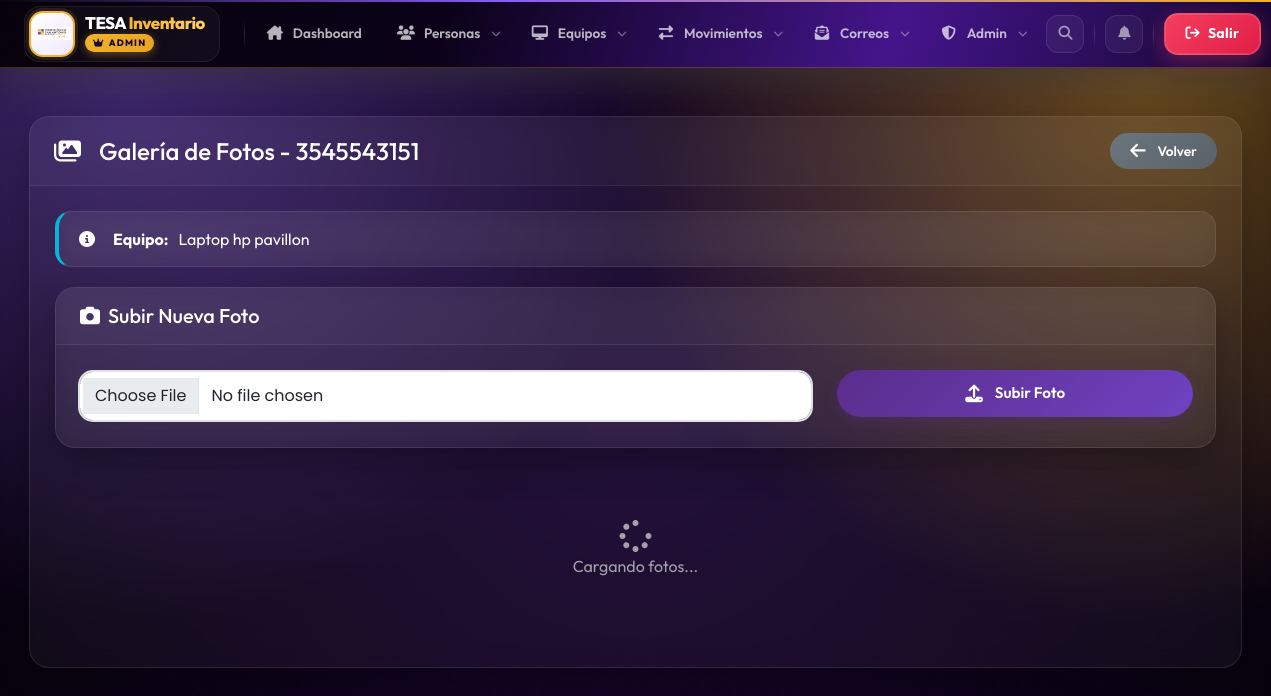
Screenshot of /modules/equipos/galeria.php?id=8 (signed in) with the database file from the repository.
### tables this page shows
CREATE TABLE `equipos` (
  `id` int(11) NOT NULL AUTO_INCREMENT,
  `codigo_barras` varchar(50) NOT NULL,
  `tipo_equipo` varchar(50) NOT NULL,
  `marca` varchar(50) DEFAULT NULL,
  `modelo` varchar(50) DEFAULT NULL,
  `numero_serie` varchar(100) DEFAULT NULL,
  `especificaciones` text DEFAULT NULL,
  `estado` enum('Disponible','Asignado','En mantenimiento','Baja') DEFAULT 'Disponible',
  `ubicacion_id` int(11) DEFAULT NULL,
  `ubicacion_fija_id` int(11) DEFAULT NULL,
  `observaciones` text DEFAULT NULL,
  `foto` varchar(255) DEFAULT NULL,
  `qr_code` varchar(100) DEFAULT NULL,
  `fecha_registro` timestamp NOT NULL DEFAULT current_timestamp(),
  `activo` tinyint(1) NOT NULL DEFAULT 1,
  `fecha_eliminacion` datetime DEFAULT NULL,
  `eliminado_por` int(11) DEFAULT NULL,
  PRIMARY KEY (`id`),
  UNIQUE KEY `codigo_barras` (`codigo_barras`),
  UNIQUE KEY `codigo_barras_2` (`codigo_barras`),
  KEY `ubicacion_fija_id` (`ubicacion_fija_id`),
  KEY `idx_ubicacion` (`ubicacion_id`),
  KEY `eliminado_por` (`eliminado_por`),
  CONSTRAINT `equipos_ibfk_1` FOREIGN KEY (`ubicacion_fija_id`) REFERENCES `ubicaciones` (`id`) ON DELETE SET NULL,
  CONSTRAINT `equipos_ibfk_2` FOREIGN KEY (`eliminado_por`) REFERENCES `usuarios` (`id`) ON DELETE SET NULL
);

### modules/equipos/galeria.php (the view, shortened to what this page needs)
<?php
require_once '../../config/database.php';
include '../../includes/header.php';
$id = intval($_GET['id']);
$sql = "SELECT e.* FROM equipos e WHERE e.id = $id";
$result = $conn->query($sql);
$equipo = $result->fetch_assoc();
?>
<div class="container-fluid py-4">
    <div class="row">
        <div class="col-12">
            <div class="card">
                <div class="card-header d-flex justify-content-between align-items-center">
                    <h4><i class="fas fa-images me-2"></i>Galería de Fotos - <?php echo $equipo['codigo_barras']; ?></h4>
                    <div>
                        <a href="detalle.php?id=<?php echo $id; ?>" class="btn btn-secondary btn-sm">
                            <i class="fas fa-arrow-left me-1"></i> Volver
                        </a>
                    </div>
                </div>
                <div class="card-body">
                    <div class="alert alert-info">
                        <i class="fas fa-info-circle me-2"></i>
                        <strong>Equipo:</strong> <?php echo $equipo['tipo_equipo'] . ' ' . $equipo['marca'] . ' ' . $equipo['modelo']; ?>
                    </div>
                    <?php if ($es_admin): ?>
                    <div class="card mb-4">
                        <div class="card-header bg-primary text-white">
                            <h5 class="mb-0"><i class="fas fa-camera me-2"></i>Subir Nueva Foto</h5>
                        </div>
                        <div class="card-body">
                            <form id="formSubirFoto" enctype="multipart/form-data">
                                <div class="row">
                                    <div class="col-md-8">
                                        <input type="file" name="foto" class="form-control" accept="image/*" required>
                                    </div>
                                    <div class="col-md-4">
                                        <button type="submit" class="btn btn-primary w-100">
                                            <i class="fas fa-upload me-1"></i> Subir Foto
                                        </button>
                                    </div>
                                </div>
                            </form>
                        </div>
                    </div>
                    <?php endif; ?>
                    <div id="galeriaFotos" class="row">
                        <div class="col-12 text-center text-muted py-5">
                            <i class="fas fa-spinner fa-spin fa-2x"></i>
                            <p>Cargando fotos...</p>
                        </div>
                    </div>
                </div>
            </div>
        </div>
    </div>
</div>
<?php include '../../includes/footer.php'; ?>

### assets/css/estilo.css (style rules this page uses)
:root { --tesa-purple: #5a2d8c; --tesa-purple-dark: #3d1e5e; --tesa-purple-light: #f3e9ff; --tesa-purple-glow: rgba(90, 45, 140, 0.3); --tesa-gold: #f3b229; --tesa-gold-dark: #d49b1f; --tesa-gold-glow: rgba(243, 178, 41, 0.3); --tesa-white: #ffffff; --tesa-light-gray: #f8f9fc; --tesa-dark: #2d2d2d; --tesa-shadow: 0 10px 30px rgba(0,0,0,0.05); --tesa-shadow-hover: 0 15px 40px rgba(90, 45, 140, 0.15); --border-radius: 30px; --transition: all 0.3s ease; }
* { margin: 0; padding: 0; box-sizing: border-box; }
body { background: linear-gradient(135deg, var(--tesa-light-gray) 0%, #ffffff 100%); font-family: 'Poppins', sans-serif; color: var(--tesa-dark); min-height: 100vh; position: relative; overflow-x: hidden; }
body::before { content: ''; position: fixed; top: 0; left: 0; right: 0; bottom: 0; background: radial-gradient(circle at 20% 30%, rgba(90, 45, 140, 0.03) 0%, transparent 50%), radial-gradient(circle at 80% 70%, rgba(243, 178, 41, 0.03) 0%, transparent 50%), radial-gradient(circle at 40% 80%, rgba(90, 45, 140, 0.02) 0%, transparent 40%), radial-gradient(circle at 90% 20%, rgba(243, 178, 41, 0.02) 0%, transparent 40%); pointer-events: none; z-index: 0; }
.btn { display: inline-flex; align-items: center; justify-content: center; gap: 8px; padding: 12px 30px; border: none; border-radius: 30px; font-size: 0.95rem; font-weight: 600; cursor: pointer; transition: var(--transition); text-decoration: none; white-space: nowrap; position: relative; overflow: hidden; z-index: 1; }
.btn i { font-size: 1.1rem; }
.btn::before { content: ''; position: absolute; top: 0; left: -100%; width: 100%; height: 100%; background: linear-gradient(90deg, transparent, rgba(255,255,255,0.2), transparent); transition: left 0.5s; z-index: -1; }
.btn-primary, .btn-dashboard { background: linear-gradient(135deg, var(--tesa-purple) 0%, #6f42c1 100%); color: white; box-shadow: 0 5px 15px var(--tesa-purple-glow); }
.btn-secondary { background: linear-gradient(135deg, #6c757d 0%, #5a6268 100%); color: white; }
.btn-sm { padding: 8px 20px !important; font-size: 0.85rem !important; }
.card { border: none; border-radius: 20px; background: rgba(255,255,255,0.95); backdrop-filter: blur(5px); box-shadow: var(--tesa-shadow); transition: var(--transition); position: relative; overflow: hidden; animation: fadeInScale 0.5s ease; margin-bottom: 30px; }
.card::before { content: ''; position: absolute; top: 0; left: 0; right: 0; height: 3px; background: linear-gradient(90deg, var(--tesa-purple), var(--tesa-gold), var(--tesa-purple)); transform: translateX(-100%); transition: transform 0.5s; }
.card-header { background: transparent; border-bottom: 1px solid rgba(90, 45, 140, 0.1); color: var(--tesa-purple); font-weight: 600; padding: 20px; }
.card-header h2, .card-header h4 { display: flex; align-items: center; gap: 10px; margin: 0; color: var(--tesa-purple); }
.card-body { padding: 25px; }
.form-control, .form-select { width: 100%; padding: 12px 15px; border: 2px solid #e1e1e1; border-radius: 15px; font-size: 1rem; transition: var(--transition); font-family: 'Poppins', sans-serif; }
.row { display: flex; flex-wrap: wrap; margin: 0 -15px; }
.alert { padding: 15px 20px; border-radius: 15px; margin-bottom: 20px; display: flex; align-items: center; gap: 10px; animation: slideIn 0.3s ease; }
.alert-info { background: #d1ecf1; color: #0c5460; border-left: 4px solid #17a2b8; }
.d-flex { display: flex; flex-wrap: wrap; gap: 10px; }
.justify-content-between { justify-content: space-between; }
.align-items-center { align-items: center; }
.mb-4 { margin-bottom: 1.5rem; }
body { background: linear-gradient(135deg, #faf5ff 0%, #f3e9ff 30%, #e8dcff 70%, #fef7e0 100%) !important; background-attachment: fixed !important; min-height: 100vh !important; }
body::before { content: ''; position: fixed; top: 0; left: 0; right: 0; bottom: 0; background: radial-gradient(circle at 20% 30%, rgba(90, 45, 140, 0.08) 0%, transparent 50%), radial-gradient(circle at 80% 70%, rgba(243, 178, 41, 0.06) 0%, transparent 50%), radial-gradient(circle at 50% 80%, rgba(90, 45, 140, 0.04) 0%, transparent 50%); pointer-events: none; z-index: 0; }

### rows the page displays
equipos: codigo_barras "3545543151", tipo_equipo "Laptop", marca "hp", modelo "pavillon"
